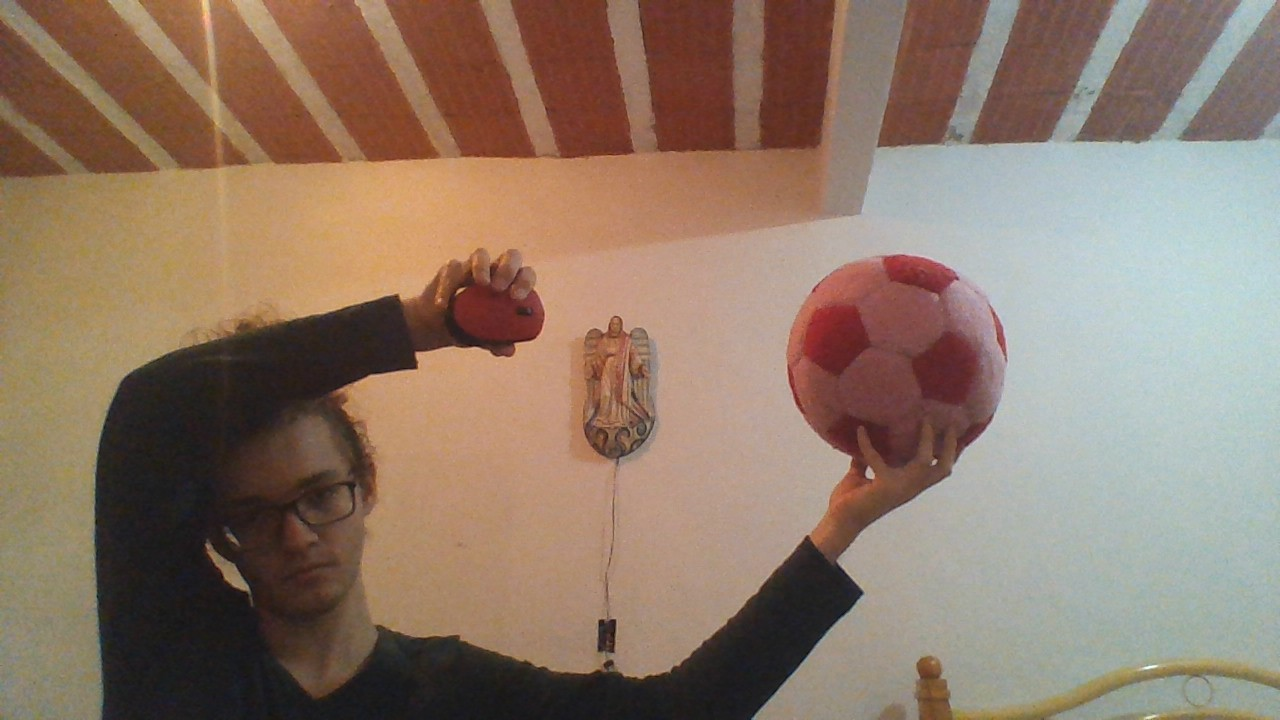
#> input picture drone/controladora/test1.jpg, 1280 x 720 px, given in place of the camera
$ python colorDetection.py
#> lines starting #> are read from the running program, lines starting #| are printed output that depends on the picture; after the words box and inside, x2 and y2 are one past the last pixel; in counts of white or black regions, pixels touching at a corner belong together
import cv2
import numpy as np
import detection as det

frameWidth = 640
frameHeight = 480
cap = cv2.VideoCapture(0)
cap.set(3, frameWidth)
cap.set(4, frameHeight)

deadZone=100
global imgContour

def empty(a):
	pass

cv2.namedWindow("HSV")
cv2.resizeWindow("HSV",640,240)
cv2.createTrackbar("HUE Min","HSV",23,179,empty)
cv2.createTrackbar("HUE Max","HSV",95,255,empty)
cv2.createTrackbar("SAT Min","HSV",129,255,empty)
cv2.createTrackbar("SAT Max","HSV",255,255,empty)
cv2.createTrackbar("VALUE Min","HSV",0,255,empty)
cv2.createTrackbar("VALUE Max","HSV",255,255,empty)

cv2.namedWindow("Parameters")
cv2.resizeWindow("Parameters",640,240)
cv2.createTrackbar("Threshold1","Parameters",0,255,empty)
cv2.createTrackbar("Threshold2","Parameters",94,255,empty)
cv2.createTrackbar("MinArea","Parameters",848,30000,empty)
cv2.createTrackbar("Area Min","Parameters",2360,30000, empty)
cv2.createTrackbar("Area Max","Parameters",5093,30000, empty)


def stackImages(scale,imgArray):
	rows = len(imgArray)
	cols = len(imgArray[0])
	rowsAvailable = isinstance(imgArray[0], list)
	width = imgArray[0][0].shape[1]
	height = imgArray[0][0].shape[0]
	if rowsAvailable:
		for x in range ( 0, rows):
			for y in range(0, cols):
				if imgArray[x][y].shape[:2] == imgArray[0][0].shape [:2]:
					imgArray[x][y] = cv2.resize(imgArray[x][y], (0, 0), None, scale, scale)
				else:
					imgArray[x][y] = cv2.resize(imgArray[x][y], (imgArray[0][0].shape[1], imgArray[0][0].shape[0]), None, scale, scale)
				if len(imgArray[x][y].shape) == 2: imgArray[x][y]= cv2.cvtColor( imgArray[x][y], cv2.COLOR_GRAY2BGR)
		imageBlank = np.zeros((height, width, 3), np.uint8)
		hor = [imageBlank]*rows
		hor_con = [imageBlank]*rows
		for x in range(0, rows):
			hor[x] = np.hstack(imgArray[x])
		ver = np.vstack(hor)
	else:
		for x in range(0, rows):
			if imgArray[x].shape[:2] == imgArray[0].shape[:2]:
				imgArray[x] = cv2.resize(imgArray[x], (0, 0), None, scale, scale)
			else:
				imgArray[x] = cv2.resize(imgArray[x], (imgArray[0].shape[1], imgArray[0].shape[0]), None,scale, scale)
			if len(imgArray[x].shape) == 2: imgArray[x] = cv2.cvtColor(imgArray[x], cv2.COLOR_GRAY2BGR)
		hor= np.hstack(imgArray)
		ver = hor
	return ver


def getObjectsHSV(img,imgContour):

	contours, hierarchy = cv2.findContours(img, cv2.RETR_EXTERNAL, cv2.CHAIN_APPROX_NONE)
	areaMinDetect = cv2.getTrackbarPos("MinArea", "Parameters")


	for cnt in contours:
		peri = cv2.arcLength(cnt, True)
		approx = cv2.approxPolyDP(cnt, 0.02 * peri, True)
		x , y , w, h = cv2.boundingRect(approx)
		area = w*h #cv2.contourArea(cnt)


		if area > areaMinDetect:

			cv2.drawContours(imgContour, cnt, -1, (255, 0, 255), 7)
			cv2.rectangle(imgContour, (x , y ), (x + w , y + h ), (0, 255, 0), 5)

			cv2.putText(imgContour, "Points: " + str(len(approx)), (x + w + 20, y + 20), cv2.FONT_HERSHEY_COMPLEX, .7,
						(0, 255, 0), 2)
			cv2.putText(imgContour, "Area: " + str(int(area)), (x + w + 20, y + 45), cv2.FONT_HERSHEY_COMPLEX, 0.7,
						(0, 255, 0), 2)
			cv2.putText(imgContour, " " + str(int(x))+ " "+str(int(y)), (x - 20, y- 45), cv2.FONT_HERSHEY_COMPLEX, 0.7,
						(0, 255, 0), 2)

			detection = det.detection(x,y,w,h,0,(0,0,0),"target",1)
			# cx = int(x+int(w/2))
			# cy = int(y+int(h/2))
			movimentRules(img,detection)


# [68 lines left out: function movimentRules, not called in this run]

def display(img):
	cv2.line(img,(int(frameWidth/2)-deadZone,0),(int(frameWidth/2)-deadZone,frameHeight),(255,255,0),3)
	cv2.line(img,(int(frameWidth/2)+deadZone,0),(int(frameWidth/2)+deadZone,frameHeight),(255,255,0),3)
	cv2.circle(img,(int(frameWidth/2),int(frameHeight/2)),5,(0,0,255),5)
	cv2.line(img, (0,int(frameHeight / 2) - deadZone), (frameWidth,int(frameHeight / 2) - deadZone), (255, 255, 0), 3)
	cv2.line(img, (0, int(frameHeight / 2) + deadZone), (frameWidth, int(frameHeight / 2) + deadZone), (255, 255, 0), 3)

while True:

	_, img = cap.read()
#> img is the input picture: shape (720, 1280, 3); mean B, G, R 105.4, 121.4, 142.9
	imgContour = img.copy()
	imgHsv = cv2.cvtColor(img,cv2.COLOR_BGR2HSV)
#> imgHsv: shape (720, 1280, 3); mean H, S, V 37.1, 77.8, 146.1

	h_min = cv2.getTrackbarPos("HUE Min","HSV")
	h_max = cv2.getTrackbarPos("HUE Max", "HSV")
	s_min = cv2.getTrackbarPos("SAT Min", "HSV")
	s_max = cv2.getTrackbarPos("SAT Max", "HSV")
	v_min = cv2.getTrackbarPos("VALUE Min", "HSV")
	v_max = cv2.getTrackbarPos("VALUE Max", "HSV")
	print(h_min)

	lower = np.array([h_min,s_min,v_min])
	upper = np.array([h_max,s_max,v_max])
	mask = cv2.inRange(imgHsv,lower,upper)
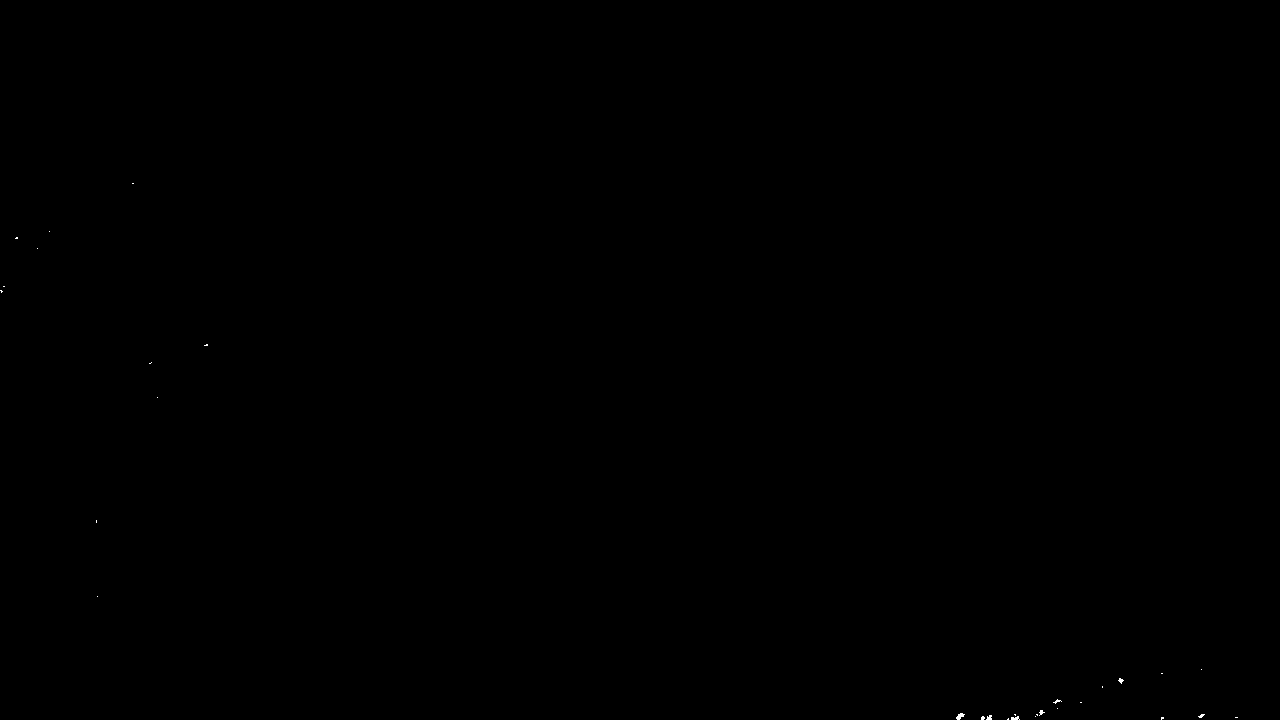
#> mask: shape (720, 1280); 0.02% white in thin lines or dots, all inside (x1, y1, x2, y2) = (0, 183, 1238, 720)
	result = cv2.bitwise_and(img,img, mask = mask)
	mask = cv2.cvtColor(mask, cv2.COLOR_GRAY2BGR)

	imgBlur = cv2.GaussianBlur(result, (7, 7), 1)
	imgGray = cv2.cvtColor(imgBlur, cv2.COLOR_BGR2GRAY)
	threshold1 = cv2.getTrackbarPos("Threshold1", "Parameters")
	threshold2 = cv2.getTrackbarPos("Threshold2", "Parameters")
	imgCanny = cv2.Canny(imgGray, threshold1, threshold2)
#> imgCanny: shape (720, 1280); 0.03% white in thin lines or dots, all inside (x1, y1, x2, y2) = (0, 182, 1239, 720)
	kernel = np.ones((5, 5))
	imgDil = cv2.dilate(imgCanny, kernel, iterations=1)
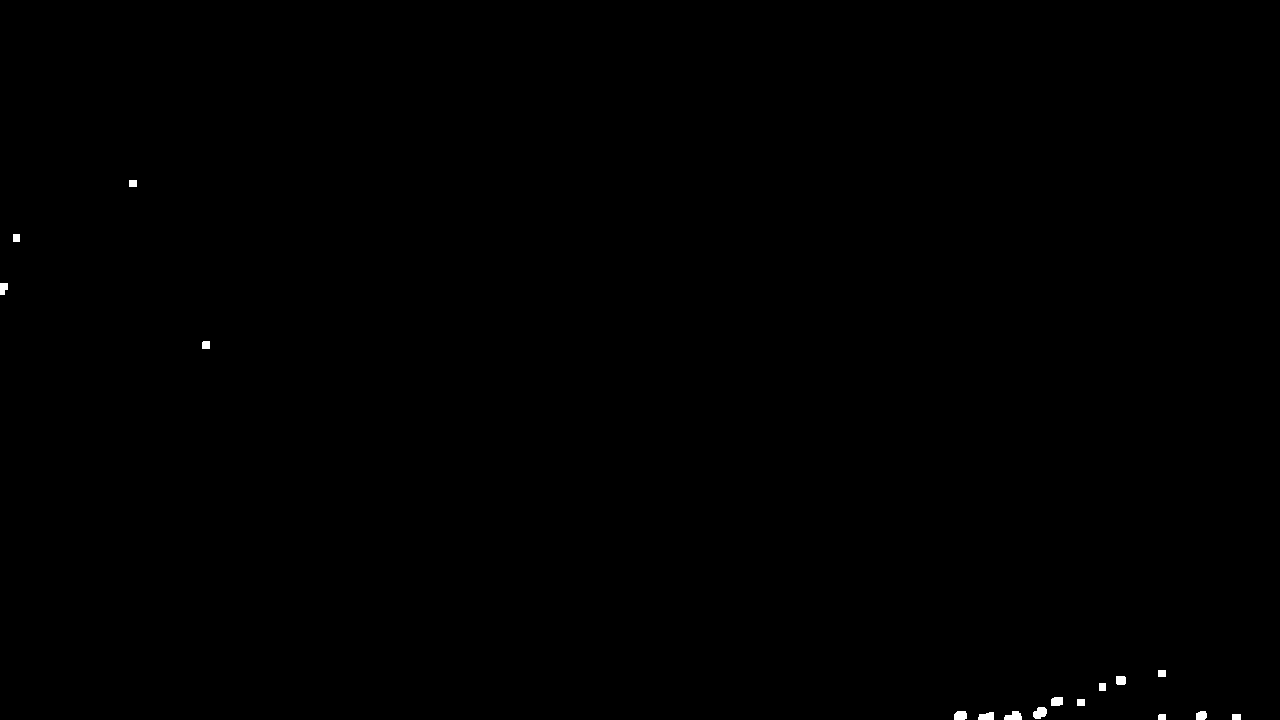
#> imgDil: shape (720, 1280); 0.14% white; 16 white regions
	getObjectsHSV(imgDil, imgContour)
#> in getObjectsHSV, `contours, hierarchy = cv2.findContours(img, cv2.RETR_EXTERNAL, cv2.CHA..`: contours = 16 contours; largest, box (x1, y1, x2, y2) and area: (1033, 707, 1047, 719) 108, (1004, 711, 1022, 720) 95, (954, 711, 967, 720) 88, (978, 712, 994, 720) 84, (1051, 697, 1063, 706) 82
#> in getObjectsHSV, `peri = cv2.arcLength(cnt, True)`: peri = 26
#> in getObjectsHSV, `approx = cv2.approxPolyDP(cnt, 0.02 * peri, True)`: approx = [[1232, 714], [1232, 719], [1240, 719], [1240, 714]]
#> in getObjectsHSV, `x , y , w, h = cv2.boundingRect(approx)`: x = 1232; y = 714; w = 9; h = 6
#> in getObjectsHSV, `area = w*h`: area = 54
	display(imgContour)
#> in display, `cv2.line(img, (0, int(frameHeight / 2) + deadZone), (frameWidth, int(f..`:
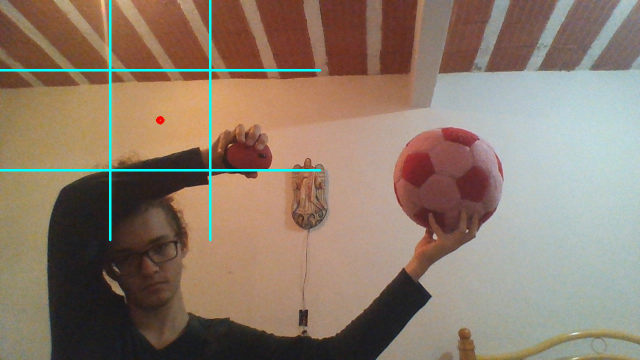
#> img: shape (720, 1280, 3) (shown at 1/2 size); mean B, G, R 107.6, 123.3, 141.3

	stack = stackImages(0.7,([img,result],[imgDil,imgContour]))
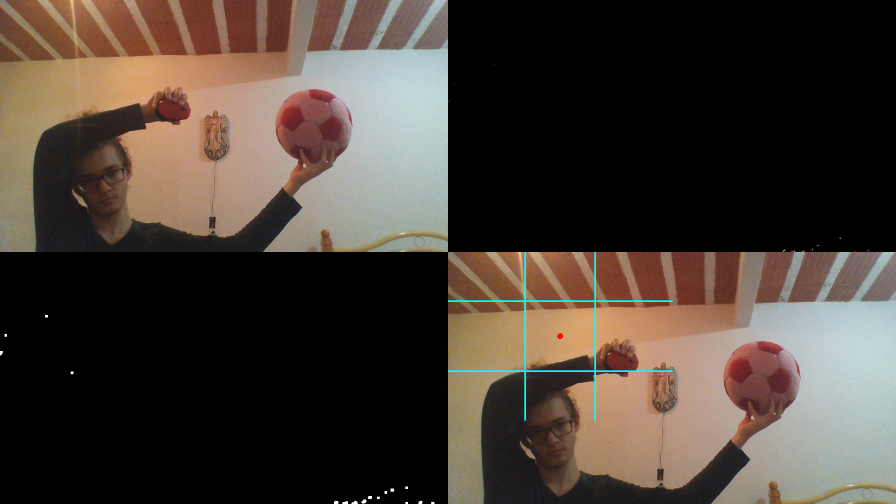
#> stack: shape (1008, 1792, 3) (shown at 1/2 size); mean B, G, R 53.3, 61.2, 71.1

	cv2.imshow('Horizontal Stacking', stack)
	# cv2.imshow("result",imgContour)
	if cv2.waitKey(1) & 0xFF == ord('q'):
#> (key q is pressed here)
		break

cap.release()
cv2.destroyAllWindows()

$ run again, on drone/controladora/test2.jpg
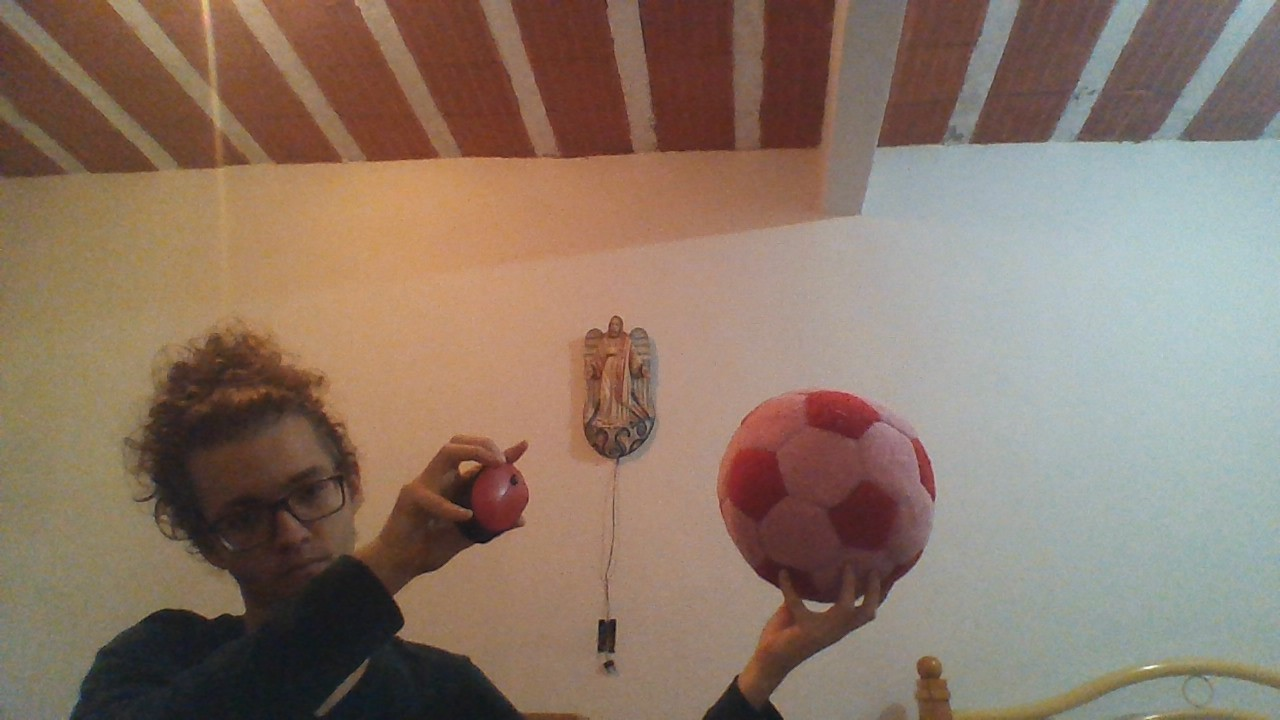
#> input picture drone/controladora/test2.jpg, 1280 x 720 px, given in place of the camera
#> img is the input picture: shape (720, 1280, 3); mean B, G, R 104.5, 119.1, 139.3
#> imgHsv: shape (720, 1280, 3); mean H, S, V 38.4, 79, 143.2
#> imgCanny: shape (720, 1280); 0.01% white in thin lines or dots, all inside (x1, y1, x2, y2) = (0, 189, 1140, 720)
#> imgDil: shape (720, 1280); 0.06% white; 7 white regions
#> contours = 7 contours; box (x1, y1, x2, y2) and area: (996, 709, 1015, 720) 124, (1127, 672, 1142, 681) 102, (1021, 709, 1031, 720) 78, (1069, 691, 1080, 700) 74, (961, 713, 971, 720) 49, (0, 210, 4, 220) 27, (0, 187, 5, 195) 25
#> peri = 28.83
#> approx = [[962, 713], [961, 715], [961, 719], [970, 719], [970, 714]]
#> x = 961; y = 713; w = 10; h = 7
#> area = 70
#> in display, `cv2.line(img, (0, int(frameHeight / 2) + deadZone), (frameWidth, int(f..`:
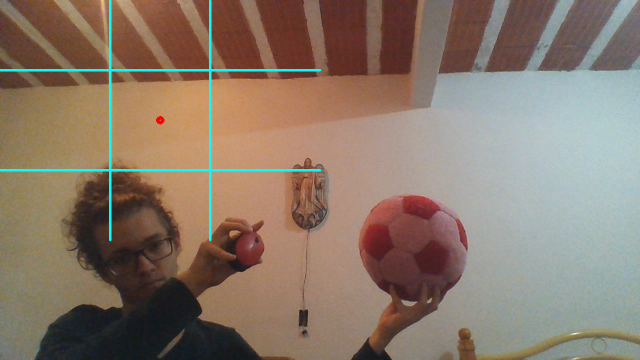
#> img: shape (720, 1280, 3) (shown at 1/2 size); mean B, G, R 106.6, 120.9, 137.5
#> `stack = stackImages(0.7,([img,result],[imgDil,imgContour]))`:
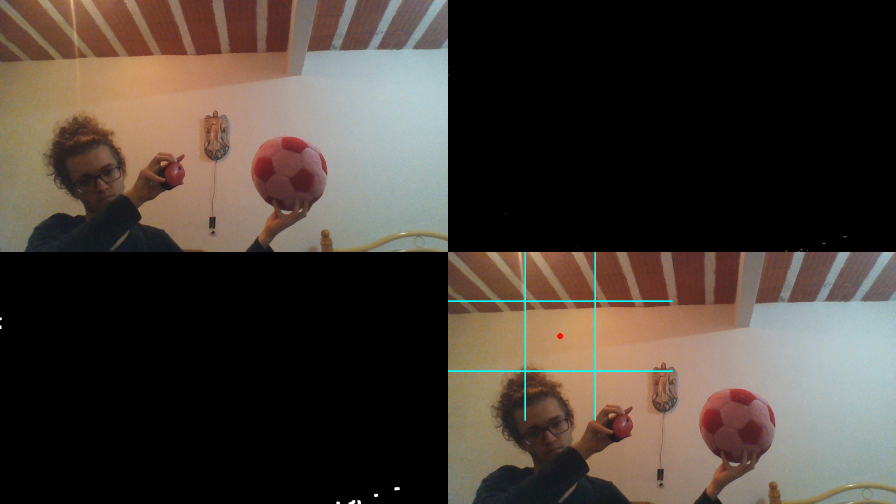
#> stack: shape (1008, 1792, 3) (shown at 1/2 size); mean B, G, R 52.8, 60, 69.2
